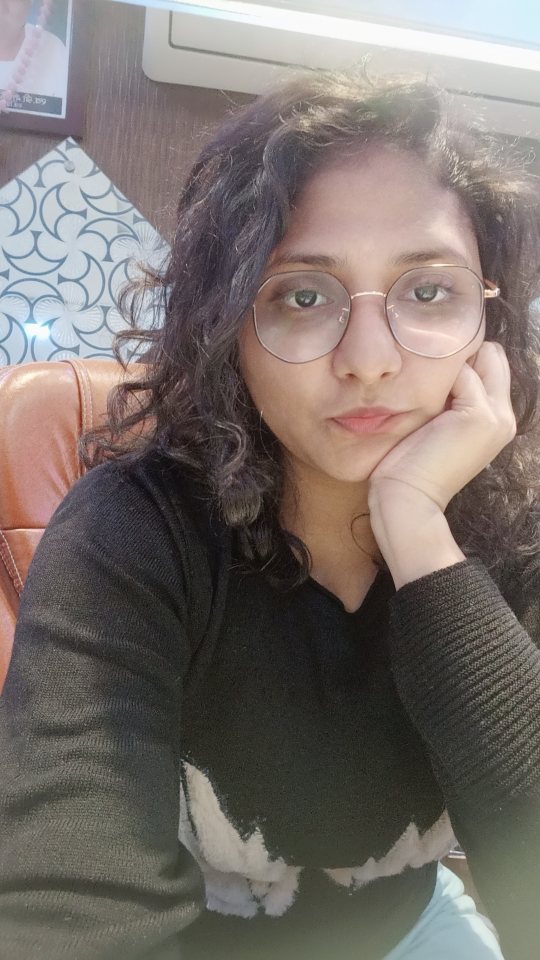
#> input picture CODEWITHHARRY_PROJECTS/4_ImageResizer/nayan.jpg, 1080 x 1920 px (shown at 1/2 size)
$ python 4_ImageResizer.py
#> lines starting #> are read from the running program, lines starting #| are printed output that depends on the picture
# alt + shift + above

import cv2
src = cv2.imread("nayan.jpg", cv2.IMREAD_UNCHANGED)
#> src is the input picture: shape (1920, 1080, 3); mean B, G, R 108.7, 113.3, 122
cv2.imshow("title", src)
cv2.waitKey(0)


import cv2
# Configurable Parameters
source = "nayan.jpg"
destination = "newImage.jpeg"
scale_percent = 50

src = cv2.imread(source, cv2.IMREAD_UNCHANGED)
# cv2.imshow("title", src)

# percent by which the image is resized

# calculate the 50 percent of dimensional dimensions
new_width = int(src.shape[1] * scale_percent / 100)
#> new_width = 540
new_height = int(src.shape[0] * scale_percent / 100)
#> new_height = 960

#resize image
output = cv2.resize(src, (new_width, new_height))
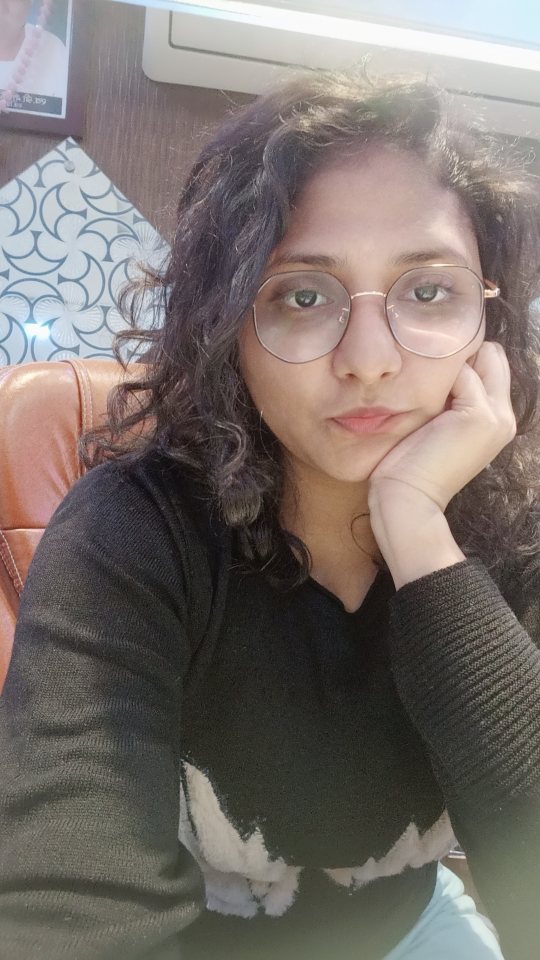
#> output: shape (960, 540, 3); mean B, G, R 108.8, 113.4, 122.1

cv2.imwrite(destination, output)
# cv2.waitKey(0)
